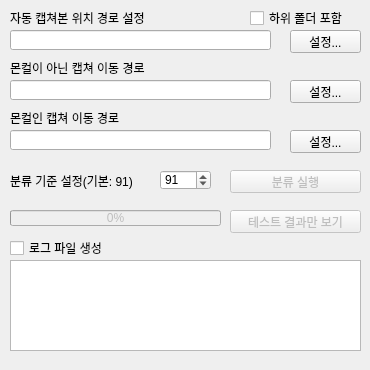
<?xml version="1.0" encoding="UTF-8"?>
<ui version="4.0">
 <class>MainWindow</class>
 <widget class="QMainWindow" name="MainWindow">
  <property name="geometry">
   <rect>
    <x>0</x>
    <y>0</y>
    <width>370</width>
    <height>370</height>
   </rect>
  </property>
  <property name="sizePolicy">
   <sizepolicy hsizetype="Fixed" vsizetype="Fixed">
    <horstretch>0</horstretch>
    <verstretch>0</verstretch>
   </sizepolicy>
  </property>
  <property name="minimumSize">
   <size>
    <width>370</width>
    <height>370</height>
   </size>
  </property>
  <property name="maximumSize">
   <size>
    <width>370</width>
    <height>370</height>
   </size>
  </property>
  <property name="baseSize">
   <size>
    <width>370</width>
    <height>340</height>
   </size>
  </property>
  <property name="windowTitle">
   <string>메이플 몬컬 캡쳐 분류기</string>
  </property>
  <property name="windowIcon">
   <iconset>
    <normaloff>icon32.png</normaloff>icon32.png</iconset>
  </property>
  <property name="iconSize">
   <size>
    <width>32</width>
    <height>32</height>
   </size>
  </property>
  <property name="tabShape">
   <enum>QTabWidget::Rounded</enum>
  </property>
  <widget class="QWidget" name="centralwidget">
   <property name="sizePolicy">
    <sizepolicy hsizetype="Fixed" vsizetype="Fixed">
     <horstretch>0</horstretch>
     <verstretch>0</verstretch>
    </sizepolicy>
   </property>
   <widget class="QLineEdit" name="lineEdit_3">
    <property name="geometry">
     <rect>
      <x>10</x>
      <y>130</y>
      <width>261</width>
      <height>20</height>
     </rect>
    </property>
    <property name="readOnly">
     <bool>true</bool>
    </property>
   </widget>
   <widget class="QLabel" name="label_4">
    <property name="geometry">
     <rect>
      <x>10</x>
      <y>170</y>
      <width>134</width>
      <height>21</height>
     </rect>
    </property>
    <property name="text">
     <string>분류 기준 설정(기본: 91)</string>
    </property>
   </widget>
   <widget class="QTextEdit" name="textEdit">
    <property name="geometry">
     <rect>
      <x>10</x>
      <y>260</y>
      <width>351</width>
      <height>91</height>
     </rect>
    </property>
    <property name="readOnly">
     <bool>true</bool>
    </property>
   </widget>
   <widget class="QCheckBox" name="checkBox">
    <property name="enabled">
     <bool>true</bool>
    </property>
    <property name="geometry">
     <rect>
      <x>250</x>
      <y>10</y>
      <width>101</width>
      <height>16</height>
     </rect>
    </property>
    <property name="text">
     <string>하위 폴더 포함</string>
    </property>
   </widget>
   <widget class="QLabel" name="label_3">
    <property name="geometry">
     <rect>
      <x>10</x>
      <y>110</y>
      <width>121</width>
      <height>16</height>
     </rect>
    </property>
    <property name="text">
     <string>몬컬인 캡쳐 이동 경로</string>
    </property>
   </widget>
   <widget class="QPushButton" name="pushButton_2">
    <property name="geometry">
     <rect>
      <x>290</x>
      <y>80</y>
      <width>71</width>
      <height>23</height>
     </rect>
    </property>
    <property name="text">
     <string>설정...</string>
    </property>
   </widget>
   <widget class="QLabel" name="label">
    <property name="geometry">
     <rect>
      <x>10</x>
      <y>10</y>
      <width>161</width>
      <height>16</height>
     </rect>
    </property>
    <property name="text">
     <string>자동 캡쳐본 위치 경로 설정</string>
    </property>
   </widget>
   <widget class="QPushButton" name="pushButton_3">
    <property name="geometry">
     <rect>
      <x>290</x>
      <y>130</y>
      <width>71</width>
      <height>23</height>
     </rect>
    </property>
    <property name="text">
     <string>설정...</string>
    </property>
   </widget>
   <widget class="QLineEdit" name="lineEdit_2">
    <property name="geometry">
     <rect>
      <x>10</x>
      <y>80</y>
      <width>261</width>
      <height>20</height>
     </rect>
    </property>
    <property name="readOnly">
     <bool>true</bool>
    </property>
   </widget>
   <widget class="QPushButton" name="pushButton_4">
    <property name="enabled">
     <bool>false</bool>
    </property>
    <property name="geometry">
     <rect>
      <x>230</x>
      <y>170</y>
      <width>131</width>
      <height>23</height>
     </rect>
    </property>
    <property name="text">
     <string>분류 실행</string>
    </property>
   </widget>
   <widget class="QSpinBox" name="spinBox">
    <property name="enabled">
     <bool>true</bool>
    </property>
    <property name="geometry">
     <rect>
      <x>160</x>
      <y>170</y>
      <width>51</width>
      <height>20</height>
     </rect>
    </property>
    <property name="minimum">
     <number>90</number>
    </property>
    <property name="value">
     <number>91</number>
    </property>
   </widget>
   <widget class="QLineEdit" name="lineEdit">
    <property name="geometry">
     <rect>
      <x>10</x>
      <y>30</y>
      <width>261</width>
      <height>20</height>
     </rect>
    </property>
    <property name="readOnly">
     <bool>true</bool>
    </property>
   </widget>
   <widget class="QLabel" name="label_2">
    <property name="geometry">
     <rect>
      <x>10</x>
      <y>60</y>
      <width>151</width>
      <height>16</height>
     </rect>
    </property>
    <property name="text">
     <string>몬컬이 아닌 캡쳐 이동 경로</string>
    </property>
   </widget>
   <widget class="QCheckBox" name="checkBox_2">
    <property name="geometry">
     <rect>
      <x>10</x>
      <y>240</y>
      <width>101</width>
      <height>16</height>
     </rect>
    </property>
    <property name="text">
     <string>로그 파일 생성</string>
    </property>
   </widget>
   <widget class="QPushButton" name="pushButton">
    <property name="geometry">
     <rect>
      <x>290</x>
      <y>30</y>
      <width>71</width>
      <height>23</height>
     </rect>
    </property>
    <property name="text">
     <string>설정...</string>
    </property>
   </widget>
   <widget class="QProgressBar" name="progressBar">
    <property name="enabled">
     <bool>false</bool>
    </property>
    <property name="geometry">
     <rect>
      <x>10</x>
      <y>210</y>
      <width>211</width>
      <height>16</height>
     </rect>
    </property>
    <property name="value">
     <number>0</number>
    </property>
    <property name="textDirection">
     <enum>QProgressBar::TopToBottom</enum>
    </property>
   </widget>
   <widget class="QPushButton" name="pushButton_5">
    <property name="enabled">
     <bool>false</bool>
    </property>
    <property name="geometry">
     <rect>
      <x>230</x>
      <y>210</y>
      <width>131</width>
      <height>23</height>
     </rect>
    </property>
    <property name="text">
     <string>테스트 결과만 보기</string>
    </property>
   </widget>
   <widget class="QLabel" name="label_5">
    <property name="geometry">
     <rect>
      <x>190</x>
      <y>240</y>
      <width>171</width>
      <height>20</height>
     </rect>
    </property>
    <property name="layoutDirection">
     <enum>Qt::LeftToRight</enum>
    </property>
    <property name="text">
     <string/>
    </property>
    <property name="alignment">
     <set>Qt::AlignRight|Qt::AlignTrailing|Qt::AlignVCenter</set>
    </property>
   </widget>
  </widget>
 </widget>
 <resources/>
 <connections/>
</ui>
